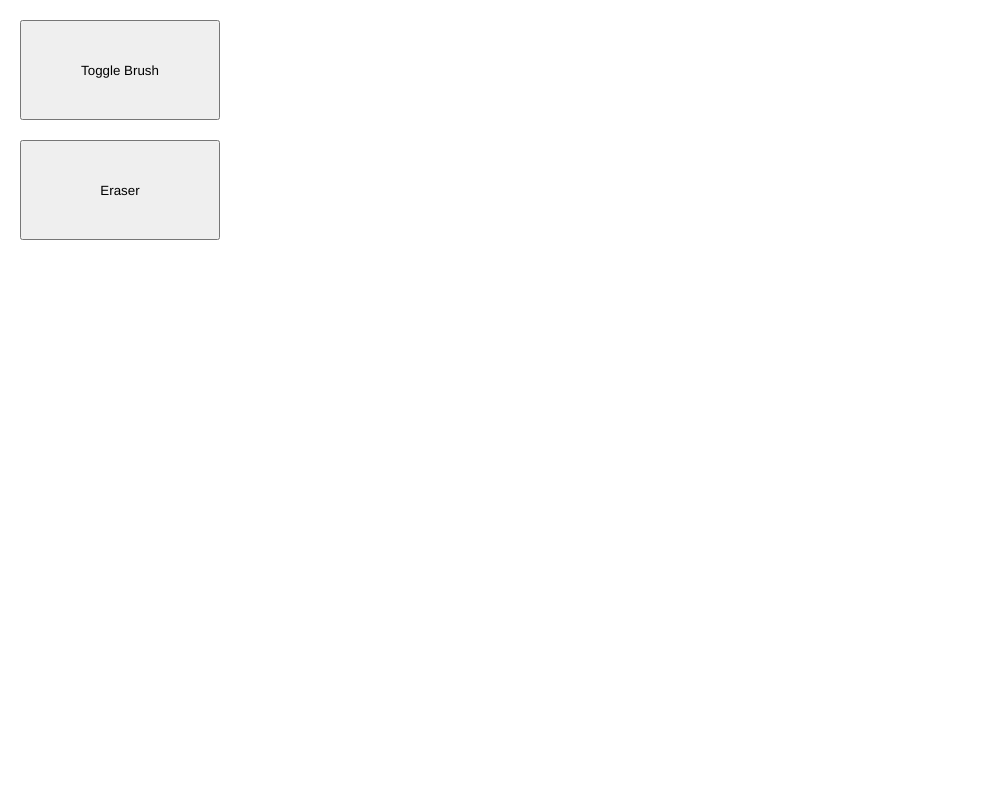
Frame 1 (no input)
Frame 60 (no input): identical to frame 1, image omitted
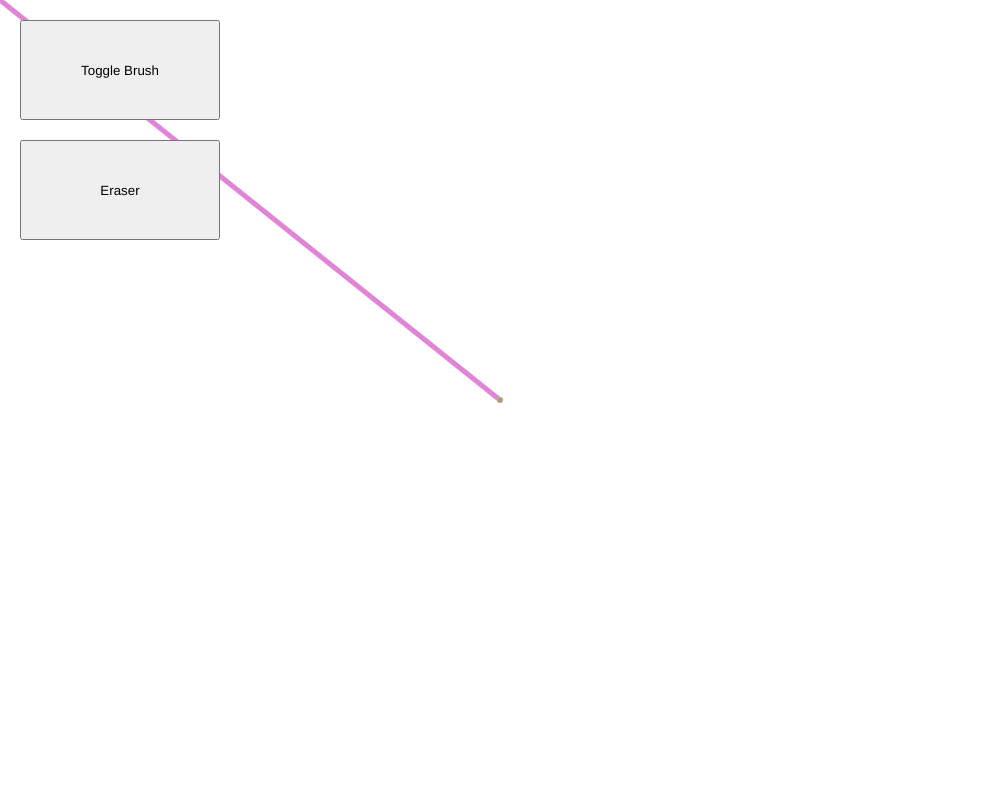
Frame 120 (the mouse pressed at the canvas centre since frame 60)

The p5.js sketch that drew these frames (run headless with seeded random() and noise() and a simulated clock; from frame 60 on, the mouse is pressed at the canvas centre):

// p5.js sketch
// ── sketch.js
let isSprayMode = false;
let isEraserMode = false;
function setup() {
    createCanvas(1000, 800);
    background(255);
    let btn = createButton("Toggle Brush");
    let btn2 = createButton("Eraser");
    btn.position(20, 20); // The position of the button
    btn2.position(20, 140);
    btn.size(200, 100);
    btn2.size(200, 100);
    btn.mousePressed(changeSprayMode); // Setting: When clicked, run the changeMode function
    btn2.mousePressed(changeEraserMode);
}
function changeSprayMode() {
    isSprayMode = !isSprayMode;
    isEraserMode = false;
}
function changeEraserMode() {
    isEraserMode = !isEraserMode;
    isSprayMode = false;
}

function draw() {
    //pattern 1 line mode
    if (mouseIsPressed) {
        if (isSprayMode == true) {
            noStroke(); // Spraying paint does not require a border.
            fill(random(100, 255), random(100, 255), random(100, 255)); // Spray colour

            for (let n = 0; n < 5; n++) {
                let angle = random(TWO_PI);
                let r = random(15);
                ellipse(
                    mouseX + r * cos(angle),
                    mouseY + r * sin(angle),
                    random(4),
                    random(4),
                );
            }
            //pattern 2 eraser mode
        } else if (isEraserMode == true) {
            noStroke();
            fill(255);
            circle(mouseX, mouseY, 30);
        }
        //pattern 3 spray mode
        else {
            stroke(random(150, 255), random(100, 255), random(100, 255));
            strokeWeight(5);
            line(pmouseX, pmouseY, mouseX, mouseY);
        }
    }
}
